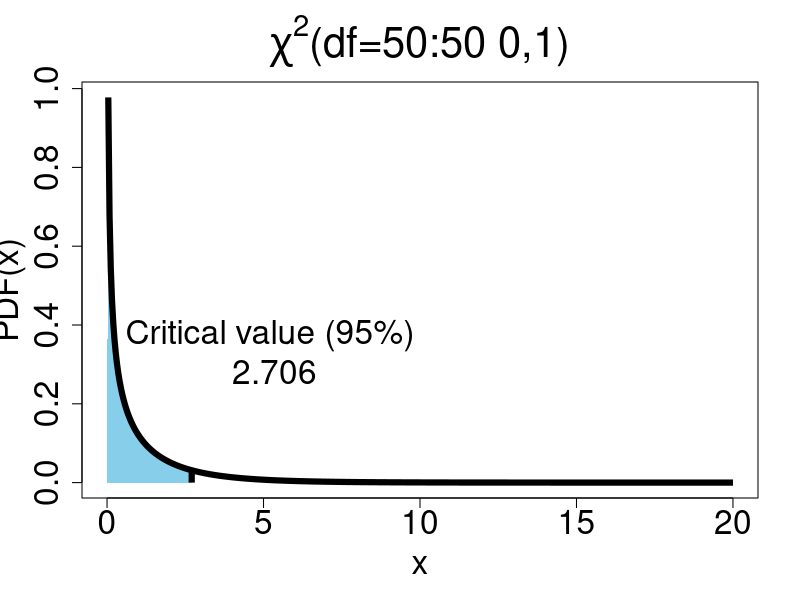
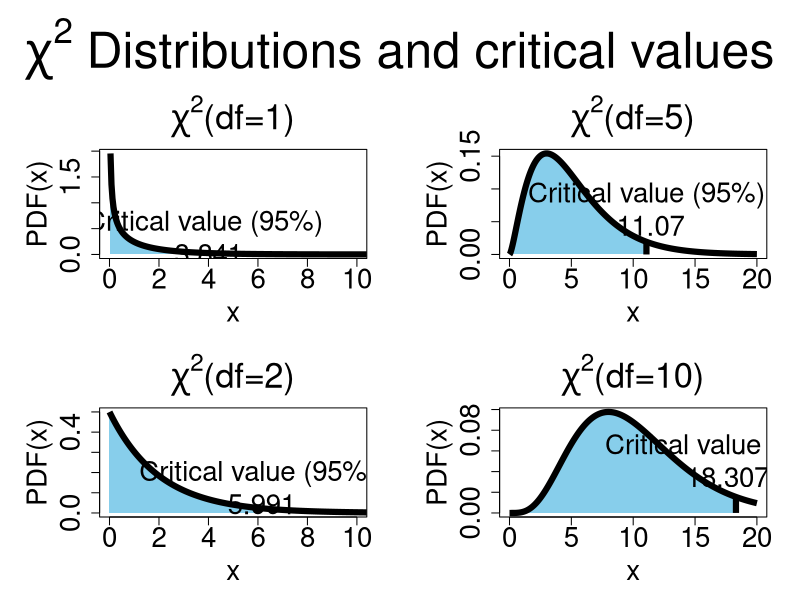

Reproduce these figures in R, in order.
# Plot a chi sq distribution

xs <- seq(0, 20, length.out=501)
ys.1 <- dchisq(xs, 1)
ys.2 <- dchisq(xs, 2)
ys.5 <- dchisq(xs, 5)
ys.10 <- dchisq(xs, 10)

LWD = 6
pdf("chisq_distributions.pdf", width=16, height=13)
par(mar=c(5, 6, 4, 2), oma = c(0, 0, 5, 0))
layout(matrix(1:4, nrow=2))

plot(xs, ys.1, type = "n", col = "black",
     lwd = LWD, xlim = c(0, 10), lty=1,
     main = expression(paste(chi^2,"(df=1)")), xlab = "x", ylab = "PDF(x)",
     cex.main = 2.5, cex.lab = 2, cex.axis = 2, lend="butt")
crit <- qchisq(0.95, 1)
crit.y <- dchisq(crit, 1)
polygon(c(0, xs[xs <= crit], crit)[c(1, 3:99)], c(0,ys.1[xs <= crit],0.0)[c(1,3:99)],
        border = NA, col = "skyblue")
lines(xs, ys.1, lend = "butt", lwd=LWD)
segments(crit, 0, crit, crit.y, lwd = LWD,lend="butt")
text(crit, crit.y + 0.3, paste("Critical value (95%)\n", round(crit,3)), cex=2)

plot(xs, ys.2, type = "n", col = "black",
     lwd = LWD, xlim = c(0, 10), lty=1, ylim = c(0, 0.5),
     main = expression(paste(chi^2,"(df=2)")), xlab = "x", ylab = "PDF(x)",
     cex.main = 2.5, cex.lab = 2, cex.axis = 2, lend="butt")
crit <- qchisq(0.95, 2)
crit.y <- dchisq(crit, 2)
polygon(c(0, xs[xs <= crit], crit), c(0,ys.2[xs <= crit],0),
        border = NA, col = "skyblue")
lines(xs, ys.2, lend = "butt", lwd=LWD)
segments(crit, 0, crit, crit.y, lwd = LWD, lend="butt")
text(crit, crit.y + 0.1, paste("Critical value (95%)\n", round(crit,3)), cex=2)

plot(xs, ys.5, type = "n", col = "black",
     lwd = LWD, xlim = c(0, 20), lty=1,
     main = expression(paste(chi^2,"(df=5)")), xlab = "x", ylab = "PDF(x)",
     cex.main = 2.5, cex.lab = 2, cex.axis = 2, lend="butt")
crit <- qchisq(0.95, 5)
crit.y <- dchisq(crit, 5)
polygon(c(0, xs[xs <= crit], crit), c(0,ys.5[xs <= crit],0),
        border = NA, col = "skyblue")
lines(xs, ys.5, lend = "butt", lwd=LWD, lend="butt")
segments(crit, 0, crit, crit.y, lwd = LWD, lend="butt")
text(crit, crit.y + 0.05, paste("Critical value (95%)\n", round(crit,3)), cex=2)

plot(xs, ys.10, type = "n", col = "black",
     lwd = LWD, xlim = c(0, 20), lty=1,
     main = expression(paste(chi^2,"(df=10)")), xlab = "x", ylab = "PDF(x)",
     cex.main = 2.5, cex.lab = 2, cex.axis = 2, lend="butt")
crit <- qchisq(0.95, 10)
crit.y <- dchisq(crit, 10)
polygon(c(0, xs[xs <= crit], crit), c(0,ys.10[xs <= crit],0),
        border = NA, col = "skyblue")
lines(xs, ys.10, lend = "butt", lwd=LWD, lend="butt")
segments(crit, 0, crit, crit.y, lwd = LWD, lend="butt")
text(crit-1, crit.y + 0.035, paste("Critical value (95%)\n", round(crit,3)), cex=2)

mtext(expression(paste(chi^2, " Distributions and critical values")), outer=TRUE, cex=3)
dev.off()


plot(xs, ys.1/2, type = "n", col = "black",
     lwd = LWD, xlim = c(0, 20), lty=1,
     main = expression(paste(chi^2,"(df=50:50 0,1)")), xlab = "x", ylab = "PDF(x)",
     cex.main = 2.5, cex.lab = 2, cex.axis = 2, lend="butt")
crit <- qchisq(0.9, 1)
crit.y <- dchisq(crit, 1)/2
polygon(c(0, xs[xs <= crit], crit)[c(1, 3:99)], (c(0,ys.1[xs <= crit],0)/2)[c(1, 3:99)],
        border = NA, col = "skyblue")
lines(xs, ys.1/2, lend = "butt", lwd=LWD, lend="butt")
segments(crit, 0, crit, crit.y, lwd = LWD, lend="butt")
text(crit+2.5, crit.y + 0.3, paste("Critical value (95%)\n", round(crit,3)), cex=2)
